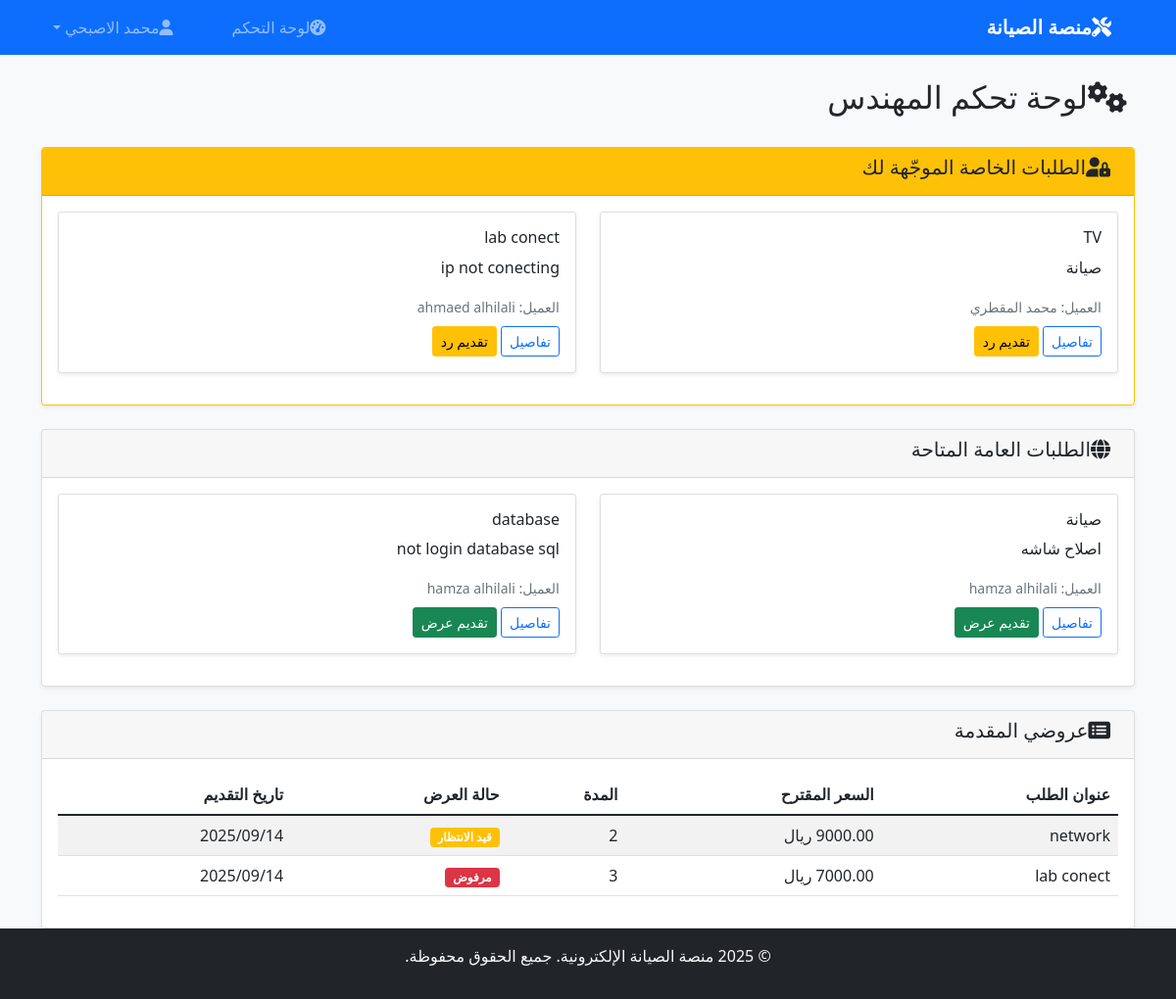
The page /dashboard/ (signed in) on the database its author committed.
### services/models.py (models this page shows, shortened)
class ServiceRequest(models.Model):
    REQUEST_TYPES = (
        ('private', 'طلب خاص'),
        ('public', 'طلب عام'),
    )
    STATUS_CHOICES = (
        ('pending', 'قيد الانتظار'),
        ('accepted', 'مقبول'),
        ('in_progress', 'قيد التنفيذ'),
        ('completed', 'مكتمل'),
        ('cancelled', 'ملغي'),
    )
    title = models.CharField(max_length=250)
    description = models.TextField()
    image = models.ImageField(upload_to='requests/%Y/%m/%d/', blank=True)
    request_type = models.CharField(max_length=10, choices=REQUEST_TYPES)
    assigned_engineer = models.ForeignKey( User,
        on_delete=models.CASCADE,
        null=True,
        blank=True,
        related_name='assigned_requests',
        limit_choices_to={'profile__user_type': 'engineer'}
    )
    client = models.ForeignKey(
        User,
        on_delete=models.CASCADE,
        related_name='service_requests'
    )
    status = models.CharField(max_length=15, choices=STATUS_CHOICES, default='pending')
    created = models.DateTimeField(auto_now_add=True)
    updated = models.DateTimeField(auto_now=True)
    class Meta:
        ordering = ['-created']

class Offer(models.Model):
    STATUS_CHOICES = (
        ('pending', 'قيد الانتظار'),
        ('accepted', 'مقبول'),
        ('rejected', 'مرفوض'),
    )
    service_request = models.ForeignKey(ServiceRequest,on_delete=models.CASCADE,related_name='offers')
    engineer = models.ForeignKey(User, on_delete=models.CASCADE,related_name='offers')
    details = models.TextField()
    duration = models.CharField(max_length=100)  # مثل "3 أيام" أو "أسبوع"
    price = models.DecimalField(max_digits=10, decimal_places=2)
    status = models.CharField(max_length=10, choices=STATUS_CHOICES, default='pending')
    created = models.DateTimeField(auto_now_add=True)
    updated = models.DateTimeField(auto_now=True)
    class Meta:
        ordering = ['-created']
        unique_together = ['service_request', 'engineer']

### services/views.py (the view)
# urls.py: path('dashboard/', views.dashboard, name='dashboard'),
@login_required
def dashboard(request):
    profile = get_object_or_404(Profile, user=request.user)
    if profile.user_type == 'client':
        service_requests = ServiceRequest.objects.filter(client=request.user)
        context = {
            'profile': profile,
            'service_requests': service_requests,
        }
        return render(request, 'services/client_dashboard.html', context)
    elif profile.user_type == 'engineer':
        public_requests = ServiceRequest.objects.filter(
            request_type='public',
            status='pending'
        ).exclude(offers__engineer=request.user)
        private_requests = ServiceRequest.objects.filter(
            request_type='private',
            assigned_engineer=request.user,
            status='pending'
        )
        accepted_requests = ServiceRequest.objects.filter(
            Q(offers__engineer=request.user, offers__status='accepted') |
            Q(assigned_engineer=request.user, status__in=['accepted', 'in_progress'])
        )
        my_offers = Offer.objects.filter(engineer=request.user)
        context = {
            'profile': profile,
            'public_requests': public_requests,
            'private_requests': private_requests,
            'accepted_requests': accepted_requests,
            'my_offers': my_offers,
        }
        return render(request, 'services/engineer_dashboard.html', context)

### templates/services/engineer_dashboard.html (shortened to what this page needs)
{% extends 'base.html' %}
{% block content %}
<div class="row">
    <div class="col-md-12">
        <h2><i class="fas fa-cogs me-2"></i>لوحة تحكم المهندس</h2>
    </div>
</div>
{% if private_requests %}
<div class="row mt-4">
    <div class="col-md-12">
        <div class="card border-warning">
            <div class="card-header bg-warning text-dark">
                <h5><i class="fas fa-user-lock me-2"></i>الطلبات الخاصة الموجّهة لك</h5>
            </div>
            <div class="card-body">
                <div class="row">
                    {% for request in private_requests %}
                        <div class="col-md-6 mb-3">
                            <div class="card">
                                <div class="card-body">
                                    <h6 class="card-title">{{ request.title }}</h6>
                                    <p class="card-text">{{ request.description|truncatewords:20 }}</p>
                                    <small class="text-muted">العميل: {{ request.client.first_name }} {{ request.client.last_name }}</small>
                                    <div class="mt-2">
                                        <a href="{% url 'services:request_detail' request.id %}" class="btn btn-sm btn-outline-primary">تفاصيل</a>
                                        <a href="{% url 'services:create_offer' request.id %}" class="btn btn-sm btn-warning">تقديم رد</a>
                                    </div>
                                </div>
                            </div>
                        </div>
                    {% endfor %}
                </div>
            </div>
        </div>
    </div>
</div>
{% endif %}
<div class="row mt-4">
    <div class="col-md-12">
        <div class="card">
            <div class="card-header">
                <h5><i class="fas fa-globe me-2"></i>الطلبات العامة المتاحة</h5>
            </div>
            <div class="card-body">
                {% if public_requests %}
                    <div class="row">
                        {% for request in public_requests %}
                            <div class="col-md-6 mb-3">
                                <div class="card">
                                    <div class="card-body">
                                        <h6 class="card-title">{{ request.title }}</h6>
                                        <p class="card-text">{{ request.description|truncatewords:20 }}</p>
                                        <small class="text-muted">العميل: {{ request.client.first_name }} {{ request.client.last_name }}</small>
                                        <div class="mt-2">
                                            <a href="{% url 'services:request_detail' request.id %}" class="btn btn-sm btn-outline-primary">تفاصيل</a>
                                            <a href="{% url 'services:create_offer' request.id %}" class="btn btn-sm btn-success">تقديم عرض</a>
                                        </div>
                                    </div>
                                </div>
                            </div>
                        {% endfor %}
                    </div>
                {% else %}
                    <div class="text-center py-4">
                        <i class="fas fa-inbox fa-3x text-muted mb-3"></i>
                        <h6 class="text-muted">لا توجد طلبات عامة متاحة حالياً</h6>
                    </div>
                {% endif %}
            </div>
        </div>
    </div>
</div>
<div class="row mt-4">
    <div class="col-md-12">
        <div class="card">
            <div class="card-header">
                <h5><i class="fas fa-list-alt me-2"></i>عروضي المقدمة</h5>
            </div>
            <div class="card-body">
                {% if my_offers %}
                    <div class="table-responsive">
                        <table class="table table-striped">
                            <thead>
                                <tr>
                                    <th>عنوان الطلب</th>
                                    <th>السعر المقترح</th>
                                    <th>المدة</th>
                                    <th>حالة العرض</th>
                                    <th>تاريخ التقديم</th>
                                </tr>
                            </thead>
                            <tbody>
                                {% for offer in my_offers %}
                                    <tr>
                                        <td>{{ offer.service_request.title }}</td>
                                        <td>{{ offer.price }} ريال</td>
                                        <td>{{ offer.duration }}</td>
                                        <td>
                                            {% if offer.status == 'pending' %}
                                                <span class="badge bg-warning">قيد الانتظار</span>
                                            {% elif offer.status == 'accepted' %}
                                                <span class="badge bg-success">مقبول</span>
                                            {% else %}
                                                <span class="badge bg-danger">مرفوض</span>
                                            {% endif %}
                                        </td>
                                        <td>{{ offer.created|date:"Y/m/d" }}</td>
                                    </tr>
                                {% endfor %}
                            </tbody>
                        </table>
                    </div>
                {% else %}
                    <div class="text-center py-4">
                        <i class="fas fa-clipboard-list fa-3x text-muted mb-3"></i>
                        <h6 class="text-muted">لم تقدم أي عروض بعد</h6>
                    </div>
                {% endif %}
            </div>
        </div>
    </div>
</div>
{% endblock %}

### templates/base.html (shortened to what this page needs)
<!DOCTYPE html>
<html lang="ar" dir="rtl">
<head>
    <link href="https://cdn.jsdelivr.net/npm/bootstrap@5.1.3/dist/css/bootstrap.min.css" rel="stylesheet">
    <link href="https://cdnjs.cloudflare.com/ajax/libs/font-awesome/6.0.0/css/all.min.css" rel="stylesheet">
</head>
<body>
   <nav class="navbar navbar-expand-lg navbar-dark bg-primary">
    <div class="container">
        <a class="navbar-brand" href="{% url 'services:home' %}">
            <i class="fas fa-tools me-2"></i>منصة الصيانة
        </a>
        <div class="collapse navbar-collapse" id="navbarNav">
            <ul class="navbar-nav me-auto">
                {% if user.is_authenticated %}
                    <li class="nav-item">
                        <a class="nav-link" href="{% url 'services:dashboard' %}">
                            <i class="fas fa-tachometer-alt me-1"></i>لوحة التحكم
                        </a>
                    </li>
                {% endif %}
            </ul>
            <ul class="navbar-nav">
                {% if user.is_authenticated %}
                    <li class="nav-item dropdown">
                        <a class="nav-link dropdown-toggle" href="#" role="button" data-bs-toggle="dropdown">
                            <i class="fas fa-user me-1"></i>{{ user.first_name }} {{ user.last_name }}
                        </a>
                    </li>
                {% endif %}
            </ul>
        </div>
    </div>
</nav>
    <main class="container mt-4">
        {% block content %}
        {% endblock %}
    </main>
    <footer class="bg-dark text-light text-center py-3 mt-auto">
        <div class="container">
            <p>&copy; 2025 منصة الصيانة الإلكترونية. جميع الحقوق محفوظة.</p>
        </div>
    </footer>
</body>
</html>

### templates/base.html (style rules this page uses)
html, body { height: 100%; }
body { font-family: 'Segoe UI', Tahoma, Geneva, Verdana, sans-serif; background-color: #f8f9fa; display: flex; flex-direction: column; }
main { flex: 1; }
.navbar-brand { font-weight: bold; }
.card { box-shadow: 0 0.125rem 0.25rem rgba(0, 0, 0, 0.075); border: 1px solid rgba(0, 0, 0, 0.125); }

### rows shown on the page
ServiceRequest: title "TV", description "صيانة", client.first_name "محمد", client.last_name "المقطري"
ServiceRequest: title "lab conect", description "ip not conecting", client.first_name "ahmaed", client.last_name "alhilali"
ServiceRequest: title "صيانة", description "اصلاح شاشه", client.first_name "hamza", client.last_name "alhilali"
ServiceRequest: title "database", description "not login database sql", client.first_name "hamza", client.last_name "alhilali"
Offer: service_request "network", duration "2", status "قيد الانتظار", created "2025/09/14"
Offer: service_request "lab conect", duration "3", status "مرفوض", created "2025/09/14"

### other values the page prints
{{ user.first_name }} "محمد"
{{ user.last_name }} "الاصبحي"
